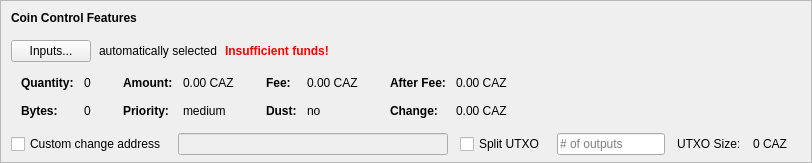
    <widget class="QFrame" name="frameCoinControl">
     <property name="sizePolicy">
      <sizepolicy hsizetype="Expanding" vsizetype="Expanding">
       <horstretch>0</horstretch>
       <verstretch>0</verstretch>
      </sizepolicy>
     </property>
     <property name="maximumSize">
      <size>
       <width>16777215</width>
       <height>16777215</height>
      </size>
     </property>
     <property name="frameShape">
      <enum>QFrame::StyledPanel</enum>
     </property>
     <property name="frameShadow">
      <enum>QFrame::Sunken</enum>
     </property>
     <layout class="QVBoxLayout" name="verticalLayoutCoinControl2">
      <property name="spacing">
       <number>0</number>
      </property>
      <property name="leftMargin">
       <number>0</number>
      </property>
      <property name="topMargin">
       <number>0</number>
      </property>
      <property name="rightMargin">
       <number>0</number>
      </property>
      <property name="bottomMargin">
       <number>6</number>
      </property>
      <item>
       <layout class="QVBoxLayout" name="verticalLayoutCoinControl" stretch="0,0,0,0,1">
        <property name="spacing">
         <number>0</number>
        </property>
        <property name="leftMargin">
         <number>10</number>
        </property>
        <property name="topMargin">
         <number>10</number>
        </property>
        <item>
         <layout class="QHBoxLayout" name="horizontalLayoutCoinControl1">
          <property name="bottomMargin">
           <number>15</number>
          </property>
          <item>
           <widget class="QLabel" name="labelCoinControlFeatures">
            <property name="sizePolicy">
             <sizepolicy hsizetype="Preferred" vsizetype="Maximum">
              <horstretch>0</horstretch>
              <verstretch>0</verstretch>
             </sizepolicy>
            </property>
            <property name="font">
             <font>
              <weight>75</weight>
              <bold>true</bold>
             </font>
            </property>
            <property name="styleSheet">
             <string notr="true">font-weight:bold;</string>
            </property>
            <property name="text">
             <string>Coin Control Features</string>
            </property>
           </widget>
          </item>
         </layout>
        </item>
        <item>
         <layout class="QHBoxLayout" name="horizontalLayoutCoinControl2" stretch="0,0,0,0">
          <property name="spacing">
           <number>8</number>
          </property>
          <property name="bottomMargin">
           <number>10</number>
          </property>
          <item>
           <widget class="QPushButton" name="pushButtonCoinControl">
            <property name="styleSheet">
             <string notr="true"/>
            </property>
            <property name="text">
             <string>Inputs...</string>
            </property>
            <property name="autoDefault">
             <bool>false</bool>
            </property>
           </widget>
          </item>
          <item>
           <widget class="QLabel" name="labelCoinControlAutomaticallySelected">
            <property name="text">
             <string>automatically selected</string>
            </property>
            <property name="margin">
             <number>5</number>
            </property>
           </widget>
          </item>
          <item>
           <widget class="QLabel" name="labelCoinControlInsuffFunds">
            <property name="font">
             <font>
              <weight>75</weight>
              <bold>true</bold>
             </font>
            </property>
            <property name="styleSheet">
             <string notr="true">color:red;font-weight:bold;</string>
            </property>
            <property name="text">
             <string>Insufficient funds!</string>
            </property>
            <property name="margin">
             <number>5</number>
            </property>
           </widget>
          </item>
          <item>
           <spacer name="horizontalSpacerCoinControl">
            <property name="orientation">
             <enum>Qt::Horizontal</enum>
            </property>
            <property name="sizeHint" stdset="0">
             <size>
              <width>40</width>
              <height>1</height>
             </size>
            </property>
           </spacer>
          </item>
         </layout>
        </item>
        <item>
         <widget class="QWidget" name="widgetCoinControl" native="true">
          <property name="sizePolicy">
           <sizepolicy hsizetype="Preferred" vsizetype="Preferred">
            <horstretch>0</horstretch>
            <verstretch>0</verstretch>
           </sizepolicy>
          </property>
          <property name="minimumSize">
           <size>
            <width>0</width>
            <height>0</height>
           </size>
          </property>
          <property name="styleSheet">
           <string notr="true"/>
          </property>
          <layout class="QHBoxLayout" name="horizontalLayoutCoinControl5">
           <property name="leftMargin">
            <number>0</number>
           </property>
           <property name="topMargin">
            <number>0</number>
           </property>
           <property name="rightMargin">
            <number>0</number>
           </property>
           <property name="bottomMargin">
            <number>0</number>
           </property>
           <item>
            <layout class="QHBoxLayout" name="horizontalLayoutCoinControl3" stretch="0,0,0,1">
             <property name="spacing">
              <number>20</number>
             </property>
             <property name="topMargin">
              <number>0</number>
             </property>
             <property name="bottomMargin">
              <number>10</number>
             </property>
             <item>
              <layout class="QFormLayout" name="formLayoutCoinControl1">
               <property name="horizontalSpacing">
                <number>10</number>
               </property>
               <property name="verticalSpacing">
                <number>14</number>
               </property>
               <property name="leftMargin">
                <number>10</number>
               </property>
               <property name="topMargin">
                <number>4</number>
               </property>
               <property name="rightMargin">
                <number>6</number>
               </property>
               <item row="0" column="0">
                <widget class="QLabel" name="labelCoinControlQuantityText">
                 <property name="font">
                  <font>
                   <weight>75</weight>
                   <bold>true</bold>
                  </font>
                 </property>
                 <property name="text">
                  <string>Quantity:</string>
                 </property>
                 <property name="margin">
                  <number>0</number>
                 </property>
                </widget>
               </item>
               <item row="0" column="1">
                <widget class="QLabel" name="labelCoinControlQuantity">
                 <property name="cursor">
                  <cursorShape>IBeamCursor</cursorShape>
                 </property>
                 <property name="contextMenuPolicy">
                  <enum>Qt::ActionsContextMenu</enum>
                 </property>
                 <property name="text">
                  <string notr="true">0</string>
                 </property>
                 <property name="margin">
                  <number>0</number>
                 </property>
                 <property name="textInteractionFlags">
                  <set>Qt::LinksAccessibleByMouse|Qt::TextSelectableByKeyboard|Qt::TextSelectableByMouse</set>
                 </property>
                </widget>
               </item>
               <item row="1" column="0">
                <widget class="QLabel" name="labelCoinControlBytesText">
                 <property name="font">
                  <font>
                   <weight>75</weight>
                   <bold>true</bold>
                  </font>
                 </property>
                 <property name="text">
                  <string>Bytes:</string>
                 </property>
                </widget>
               </item>
               <item row="1" column="1">
                <widget class="QLabel" name="labelCoinControlBytes">
                 <property name="cursor">
                  <cursorShape>IBeamCursor</cursorShape>
                 </property>
                 <property name="contextMenuPolicy">
                  <enum>Qt::ActionsContextMenu</enum>
                 </property>
                 <property name="text">
                  <string notr="true">0</string>
                 </property>
                 <property name="textInteractionFlags">
                  <set>Qt::LinksAccessibleByMouse|Qt::TextSelectableByKeyboard|Qt::TextSelectableByMouse</set>
                 </property>
                </widget>
               </item>
              </layout>
             </item>
             <item>
              <layout class="QFormLayout" name="formLayoutCoinControl2">
               <property name="horizontalSpacing">
                <number>10</number>
               </property>
               <property name="verticalSpacing">
                <number>14</number>
               </property>
               <property name="leftMargin">
                <number>6</number>
               </property>
               <property name="topMargin">
                <number>4</number>
               </property>
               <property name="rightMargin">
                <number>6</number>
               </property>
               <item row="0" column="0">
                <widget class="QLabel" name="labelCoinControlAmountText">
                 <property name="font">
                  <font>
                   <weight>75</weight>
                   <bold>true</bold>
                  </font>
                 </property>
                 <property name="text">
                  <string>Amount:</string>
                 </property>
                 <property name="margin">
                  <number>0</number>
                 </property>
                </widget>
               </item>
               <item row="0" column="1">
                <widget class="QLabel" name="labelCoinControlAmount">
                 <property name="cursor">
                  <cursorShape>IBeamCursor</cursorShape>
                 </property>
                 <property name="contextMenuPolicy">
                  <enum>Qt::ActionsContextMenu</enum>
                 </property>
                 <property name="text">
                  <string notr="true">0.00 CAZ</string>
                 </property>
                 <property name="textInteractionFlags">
                  <set>Qt::LinksAccessibleByMouse|Qt::TextSelectableByKeyboard|Qt::TextSelectableByMouse</set>
                 </property>
                </widget>
               </item>
               <item row="1" column="0">
                <widget class="QLabel" name="labelCoinControlPriorityText">
                 <property name="font">
                  <font>
                   <weight>75</weight>
                   <bold>true</bold>
                  </font>
                 </property>
                 <property name="text">
                  <string>Priority:</string>
                 </property>
                </widget>
               </item>
               <item row="1" column="1">
                <widget class="QLabel" name="labelCoinControlPriority">
                 <property name="cursor">
                  <cursorShape>IBeamCursor</cursorShape>
                 </property>
                 <property name="contextMenuPolicy">
                  <enum>Qt::ActionsContextMenu</enum>
                 </property>
                 <property name="text">
                  <string>medium</string>
                 </property>
                 <property name="textInteractionFlags">
                  <set>Qt::LinksAccessibleByMouse|Qt::TextSelectableByKeyboard|Qt::TextSelectableByMouse</set>
                 </property>
                </widget>
               </item>
              </layout>
             </item>
             <item>
              <layout class="QFormLayout" name="formLayoutCoinControl3">
               <property name="horizontalSpacing">
                <number>10</number>
               </property>
               <property name="verticalSpacing">
                <number>14</number>
               </property>
               <property name="leftMargin">
                <number>6</number>
               </property>
               <property name="topMargin">
                <number>4</number>
               </property>
               <property name="rightMargin">
                <number>6</number>
               </property>
               <item row="0" column="0">
                <widget class="QLabel" name="labelCoinControlFeeText">
                 <property name="font">
                  <font>
                   <weight>75</weight>
                   <bold>true</bold>
                  </font>
                 </property>
                 <property name="text">
                  <string>Fee:</string>
                 </property>
                 <property name="margin">
                  <number>0</number>
                 </property>
                </widget>
               </item>
               <item row="0" column="1">
                <widget class="QLabel" name="labelCoinControlFee">
                 <property name="cursor">
                  <cursorShape>IBeamCursor</cursorShape>
                 </property>
                 <property name="contextMenuPolicy">
                  <enum>Qt::ActionsContextMenu</enum>
                 </property>
                 <property name="text">
                  <string notr="true">0.00 CAZ</string>
                 </property>
                 <property name="textInteractionFlags">
                  <set>Qt::LinksAccessibleByMouse|Qt::TextSelectableByKeyboard|Qt::TextSelectableByMouse</set>
                 </property>
                </widget>
               </item>
               <item row="1" column="0">
                <widget class="QLabel" name="labelCoinControlLowOutputText">
                 <property name="font">
                  <font>
                   <weight>75</weight>
                   <bold>true</bold>
                  </font>
                 </property>
                 <property name="text">
                  <string>Dust:</string>
                 </property>
                </widget>
               </item>
               <item row="1" column="1">
                <widget class="QLabel" name="labelCoinControlLowOutput">
                 <property name="cursor">
                  <cursorShape>IBeamCursor</cursorShape>
                 </property>
                 <property name="contextMenuPolicy">
                  <enum>Qt::ActionsContextMenu</enum>
                 </property>
                 <property name="text">
                  <string>no</string>
                 </property>
                 <property name="textInteractionFlags">
                  <set>Qt::LinksAccessibleByMouse|Qt::TextSelectableByKeyboard|Qt::TextSelectableByMouse</set>
                 </property>
                </widget>
               </item>
              </layout>
             </item>
             <item>
              <layout class="QFormLayout" name="formLayoutCoinControl4">
               <property name="horizontalSpacing">
                <number>10</number>
               </property>
               <property name="verticalSpacing">
                <number>14</number>
               </property>
               <property name="leftMargin">
                <number>6</number>
               </property>
               <property name="topMargin">
                <number>4</number>
               </property>
               <property name="rightMargin">
                <number>6</number>
               </property>
               <item row="0" column="0">
                <widget class="QLabel" name="labelCoinControlAfterFeeText">
                 <property name="font">
                  <font>
                   <weight>75</weight>
                   <bold>true</bold>
                  </font>
                 </property>
                 <property name="text">
                  <string>After Fee:</string>
                 </property>
                 <property name="margin">
                  <number>0</number>
                 </property>
                </widget>
               </item>
               <item row="0" column="1">
                <widget class="QLabel" name="labelCoinControlAfterFee">
                 <property name="cursor">
                  <cursorShape>IBeamCursor</cursorShape>
                 </property>
                 <property name="contextMenuPolicy">
                  <enum>Qt::ActionsContextMenu</enum>
                 </property>
                 <property name="text">
                  <string notr="true">0.00 CAZ</string>
                 </property>
                 <property name="textInteractionFlags">
                  <set>Qt::LinksAccessibleByMouse|Qt::TextSelectableByKeyboard|Qt::TextSelectableByMouse</set>
                 </property>
                </widget>
               </item>
               <item row="1" column="0">
                <widget class="QLabel" name="labelCoinControlChangeText">
                 <property name="font">
                  <font>
                   <weight>75</weight>
                   <bold>true</bold>
                  </font>
                 </property>
                 <property name="text">
                  <string>Change:</string>
                 </property>
                </widget>
               </item>
               <item row="1" column="1">
                <widget class="QLabel" name="labelCoinControlChange">
                 <property name="cursor">
                  <cursorShape>IBeamCursor</cursorShape>
                 </property>
                 <property name="contextMenuPolicy">
                  <enum>Qt::ActionsContextMenu</enum>
                 </property>
                 <property name="text">
                  <string notr="true">0.00 CAZ</string>
                 </property>
                 <property name="textInteractionFlags">
                  <set>Qt::LinksAccessibleByMouse|Qt::TextSelectableByKeyboard|Qt::TextSelectableByMouse</set>
                 </property>
                </widget>
               </item>
              </layout>
             </item>
            </layout>
           </item>
          </layout>
         </widget>
        </item>
        <item>
         <layout class="QHBoxLayout" name="horizontalLayoutCoinControl4" stretch="0,0,0,0,0,0,0">
          <property name="spacing">
           <number>12</number>
          </property>
          <property name="sizeConstraint">
           <enum>QLayout::SetDefaultConstraint</enum>
          </property>
          <property name="topMargin">
           <number>5</number>
          </property>
          <property name="rightMargin">
           <number>5</number>
          </property>
          <item>
           <widget class="QCheckBox" name="checkBoxCoinControlChange">
            <property name="toolTip">
             <string>If this is activated, but the change address is empty or invalid, change will be sent to a newly generated address.</string>
            </property>
            <property name="text">
             <string>Custom change address</string>
            </property>
           </widget>
          </item>
          <item>
           <widget class="QValidatedLineEdit" name="lineEditCoinControlChange">
            <property name="enabled">
             <bool>false</bool>
            </property>
            <property name="sizePolicy">
             <sizepolicy hsizetype="Expanding" vsizetype="Fixed">
              <horstretch>0</horstretch>
              <verstretch>0</verstretch>
             </sizepolicy>
            </property>
           </widget>
          </item>
          <item>
           <widget class="QCheckBox" name="splitBlockCheckBox">
            <property name="text">
             <string>Split UTXO</string>
            </property>
           </widget>
          </item>
          <item>
           <widget class="QLineEdit" name="splitBlockLineEdit">
            <property name="sizePolicy">
             <sizepolicy hsizetype="Fixed" vsizetype="Fixed">
              <horstretch>50</horstretch>
              <verstretch>0</verstretch>
             </sizepolicy>
            </property>
            <property name="placeholderText">
             <string># of outputs</string>
            </property>
           </widget>
          </item>
          <item>
           <widget class="QLabel" name="labelBlockSizeText">
            <property name="text">
             <string>UTXO Size:</string>
            </property>
           </widget>
          </item>
          <item>
           <widget class="QLabel" name="labelBlockSize">
            <property name="text">
             <string>0 CAZ</string>
            </property>
           </widget>
          </item>
          <item>
           <widget class="QLabel" name="labelCoinControlChangeLabel">
            <property name="sizePolicy">
             <sizepolicy hsizetype="Preferred" vsizetype="Expanding">
              <horstretch>0</horstretch>
              <verstretch>0</verstretch>
             </sizepolicy>
            </property>
            <property name="minimumSize">
             <size>
              <width>0</width>
              <height>0</height>
             </size>
            </property>
            <property name="text">
             <string/>
            </property>
            <property name="margin">
             <number>3</number>
            </property>
           </widget>
          </item>
         </layout>
        </item>
        <item>
         <spacer name="verticalSpacerCoinControl">
          <property name="orientation">
           <enum>Qt::Vertical</enum>
          </property>
          <property name="sizeHint" stdset="0">
           <size>
            <width>800</width>
            <height>1</height>
           </size>
          </property>
         </spacer>
        </item>
       </layout>
      </item>
     </layout>
    </widget>
